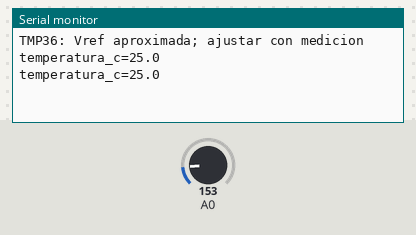
This sketch was run on a simulated Arduino Uno, built with avr-gcc and run on an emulated ATmega328P. On the bench: the last lines printed to the serial monitor. The inputs (shaded band) are chosen by the test bench; at power-on: A0 = 153.

Above: at 2.8 s.
2.9 s: A0 set to 165
At 3.8 s:
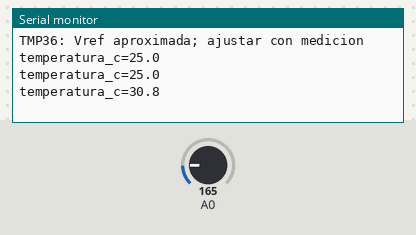
4.4 s: A0 set to 175
At 5.8 s:
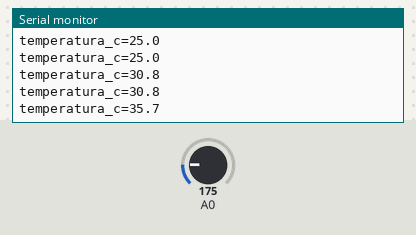
Timing chart, 0 to 7.4 s (numbered marks = the images above; inputs shaded):
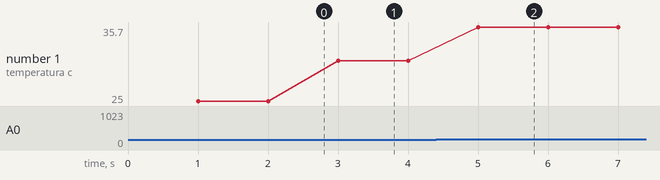

The sketch:

temperatura_tmp36.ino
```cpp
#include "Logica.h"
#include <Arduino.h>
const float REFERENCIA = 5.0;
unsigned long ultimo = 0;
void setup() {
  Serial.begin(115200);
  Serial.println(F("TMP36: Vref aproximada; ajustar con medicion"));
}
void loop() {
  if (millis() - ultimo >= 1000) {
    ultimo = millis();
    float t;
    int raw = analogRead(A0);
    if (Curso::temperaturaTmp36(raw, REFERENCIA, t)) {
      Serial.print(F("temperatura_c="));
      Serial.println(t, 1);
    } else
      Serial.println(F("Lectura fuera del rango TMP36"));
  }
}
```

Logica.h
```cpp
#pragma once
#include <math.h>
#include <stdint.h>
namespace Curso {
inline bool transcurrido(uint32_t ahora, uint32_t antes, uint32_t periodo) {
  return uint32_t(ahora - antes) >= periodo;
}
inline uint8_t pwmDesdeAdc(uint16_t raw) {
  if (raw > 1023)
    raw = 1023;
  return (uint32_t(raw) * 255) / 1023;
}
inline bool temperaturaTmp36(uint16_t raw, float referencia, float &t) {
  if (raw > 1023 || !isfinite(referencia) || referencia <= 0)
    return false;
  t = ((raw + 0.5f) * referencia / 1024.0f - 0.5f) * 100.0f;
  return isfinite(t) && t >= -40 && t <= 125;
}
inline bool distanciaCm(uint32_t tiempo, float &cm) {
  if (!tiempo)
    return false;
  cm = tiempo * 0.0343f / 2.0f;
  return cm >= 2 && cm <= 400;
}
inline bool histeresisAlta(float valor, bool anterior, float alto, float bajo) {
  return anterior ? valor > bajo : valor >= alto;
}
struct Boton {
  bool crudo = true, estable = true;
  uint32_t cambio = 0;
  bool actualizar(bool nivel, uint32_t ahora) {
    if (nivel != crudo) {
      crudo = nivel;
      cambio = ahora;
    }
    if (crudo != estable && transcurrido(ahora, cambio, 30)) {
      estable = crudo;
      return !estable;
    }
    return false;
  }
};
} // namespace Curso
```

Measured:
- after the input at 2.9 s, the serial monitor: prints a new line after 0.10 s (image 1)
- after the input at 4.4 s, the serial monitor: prints a new line after 0.60 s (image 2)
- plotted number 1: 25 → 30.8 after the input at 2.9 s, 30.8 → 35.7 after the input at 4.4 s
